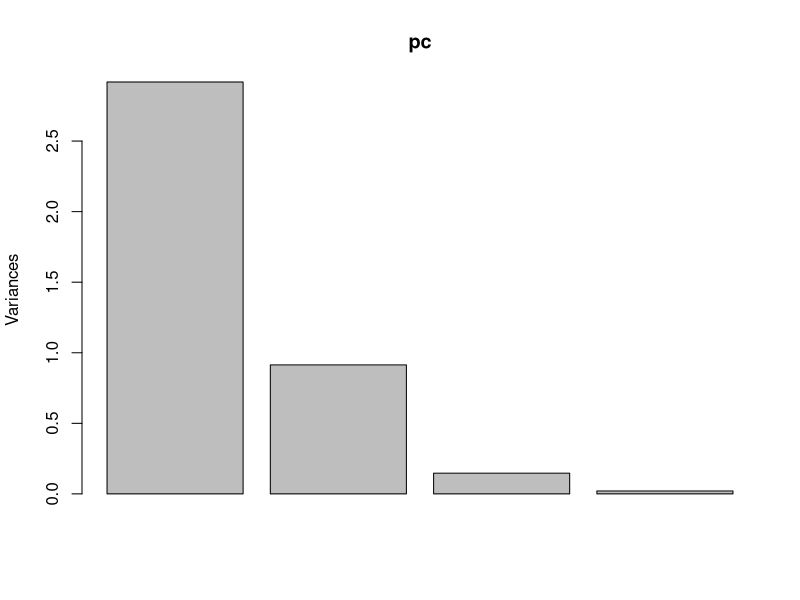
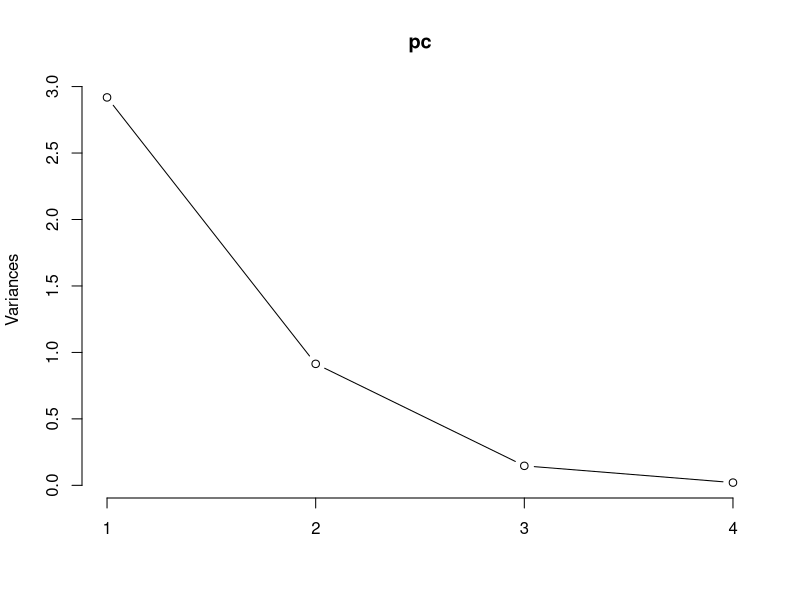
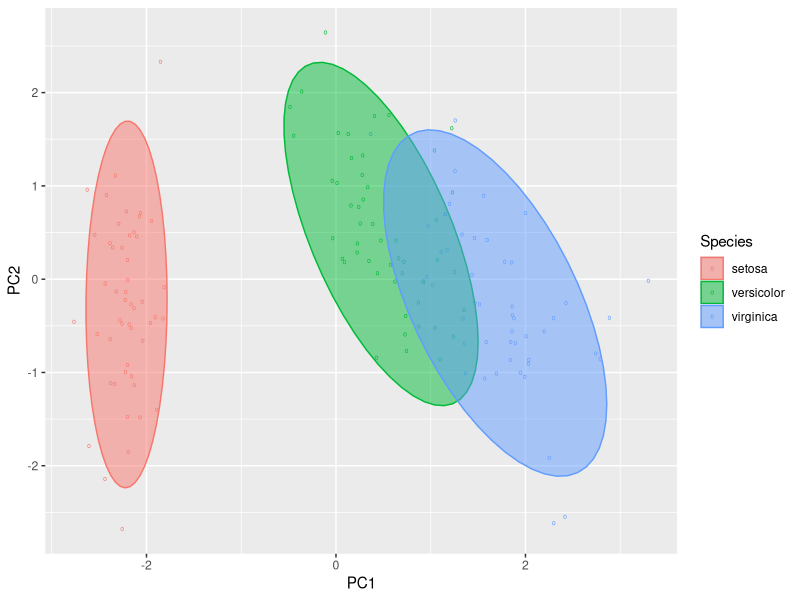

Source code (R) for these figures, in order:
# Cargar el conjunto de datos iris
data(iris)

# Verificar que el conjunto de datos se ha cargado correctamente
head(iris)

# summary
summary(iris)

#create a dataset
d <-iris[,-5]

# calculate the pcr
pc <-prcomp(d, scale.= TRUE)

#summary pc
summary(pc)
plot(pc)
plot(pc, type="line")

# create another dataset
d2 <- cbind(iris, pc$x[,1:2])
head(d2)

#create a ggplot
if (!require("ggplot2")) install.packages("ggplot2")
library(ggplot2)
ggplot(d2, aes(PC1, PC2, col=Species, fill=Species))+
  geom_point(shape="o")+
  stat_ellipse(geom="polygon", alpha=0.5)
